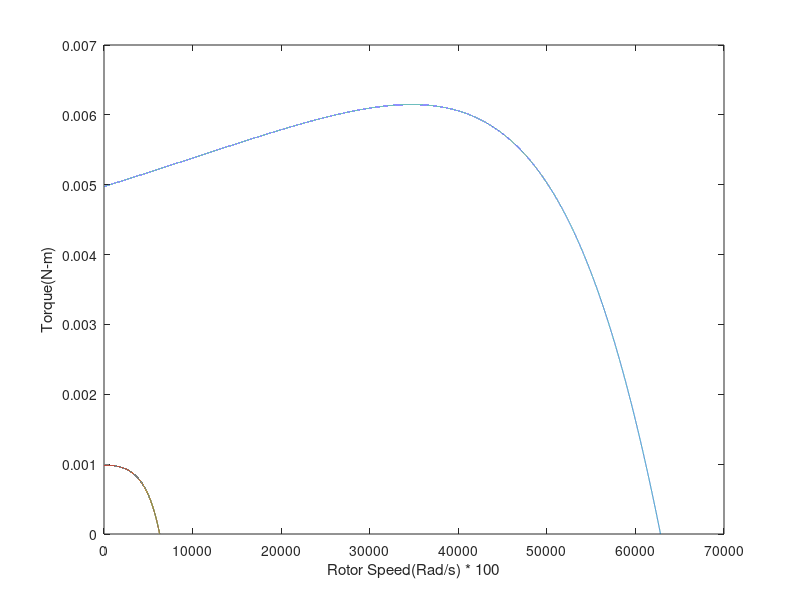

The MATLAB script that drew this image:
Vll=input('Suppy Voltage (line to line) RMS value @ 50 Hz: ');
f2=input('Enter the second frequency: ');
f3=input('Enter the third frequency: ');
f4=input('Enter the fourth frequency: ');
f5=input('Enter the fifth frequency: ');
P=input('Enter the number of poles: ');
Rs=input('Stator Resistance: ');
Rr=input('Rotor Resistance: ');
Xs=input('Stator Leakage Reactance @ 50 Hz frequecny: ');
Xr=input('Rotor Leakage Reactance @ 50 Hz frequecny: ');
Ls=Xs/(2*pi*50);
Lr=Xr/(2*pi*50);
Vlnf1=Vll/(3^0.5);
Vlnf2=Vlnf1*f2/50;
Vlnf3=Vlnf1*f3/50;
Vlnf4=Vlnf1*f4/50;
Vlnf5=Vlnf1*f5/50;
Wsync1=4*pi*50/P;
Wsync2=4*pi*f2/P;
Wsync3=4*pi*f3/P;
Wsync4=4*pi*f4/P;
Wsync5=4*pi*f5/P;

m=1;
for Wrotor1=0:0.002:Wsync1
Tmf1(m)=(3*(((Vlnf1^2)*Rr/((Wsync1-Wrotor1)/Wsync1))/((Rs+Rr/((Wsync1-Wrotor1)/Wsync1))^2+(2*pi*50*Ls+2*pi*50*Lr)^2))/Wsync1); %star connected
m=m+1;
end
m=1;
for Wrotor2=0:0.002:Wsync2
Tmf2(m)=(3*(((Vlnf2^2)*Rr/((Wsync2-Wrotor2)/Wsync2))/((Rs+Rr/((Wsync2-Wrotor2)/Wsync2))^2+(2*pi*f2*Ls+2*pi*f2*Lr)^2))/Wsync2);
m=m+1;
end
m=1;
for Wrotor3=0:0.002:Wsync3
Tmf3(m)=(3*(((Vlnf3^2)*Rr/((Wsync3-Wrotor3)/Wsync3))/((Rs+Rr/((Wsync3-Wrotor3)/Wsync3))^2+(2*pi*f3*Ls+2*pi*f3*Lr)^2))/Wsync3);
m=m+1;
end
m=1;
for Wrotor4=0:0.002:Wsync4
Tmf4(m)=(3*(((Vlnf4^2)*Rr/((Wsync4-Wrotor4)/Wsync4))/((Rs+Rr/((Wsync4-Wrotor4)/Wsync4))^2+(2*pi*f4*Ls+2*pi*f4*Lr)^2))/Wsync4);
m=m+1;
end
m=1;
for Wrotor5=0:0.002:Wsync5
Tmf5(m)=(3*(((Vlnf5^2)*Rr/((Wsync5-Wrotor5)/Wsync5))/((Rs+Rr/((Wsync5-Wrotor5)/Wsync5))^2+(2*pi*f5*Ls+2*pi*f5*Lr)^2))/Wsync5);
m=m+1;
end
plot(Tmf1);
hold on;
plot(Tmf2);
plot(Tmf3);
plot(Tmf4);
plot(Tmf5);
hold off;
ylabel('Torque(N-m)');
xlabel('Rotor Speed(Rad/s) * 100');